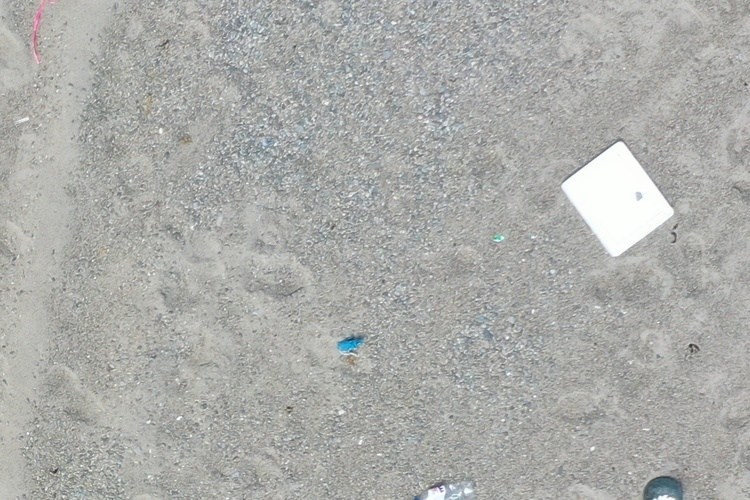
#> input picture ImageStitching/CD_77773-77780/CD_77779.jpg, 750 x 500 px, shrunk from 1200 x 800 before the run, found by its file name
$ python match.py
#> lines starting #> are read from the running program, lines starting #| are printed output that depends on the picture
from os import XATTR_SIZE_MAX
import cv2 as cv
import numpy as np
from matplotlib import pyplot as plt

img = cv.imread('ImageStitching/CD_77773-77780/CD_77779.jpg',0)
#> img: shape (500, 750); min 40, max 255, mean 171.8
img2 = cv.imread('ImageStitching/CD_77773-77780/CD_77780.jpg',0)
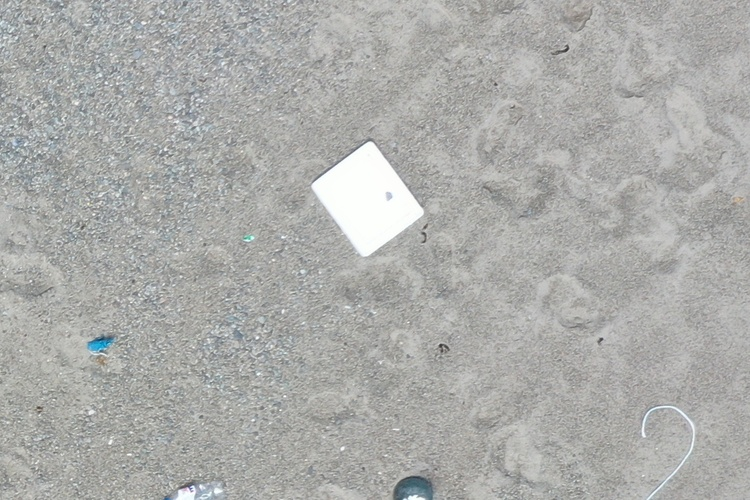
#> input picture ImageStitching/CD_77773-77780/CD_77780.jpg, 750 x 500 px, shrunk from 1200 x 800 before the run, found by its file name
#> img2: shape (500, 750); min 41, max 255, mean 171.9
stitchedimg = cv.imread('ImageStitching/CD_77773-77780/CD_77779-CD_77780.jpg',0)
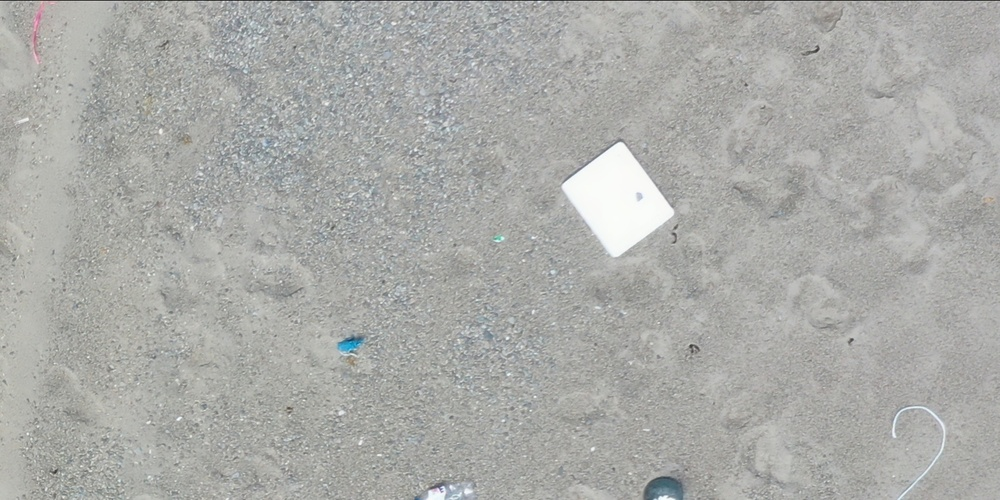
#> input picture ImageStitching/CD_77773-77780/CD_77779-CD_77780.jpg, 1000 x 500 px, shrunk from 1599 x 800 before the run, found by its file name
#> stitchedimg: shape (500, 1000); min 49, max 254, mean 170.7

tempshape = 300

template = img[0:tempshape,0:tempshape]
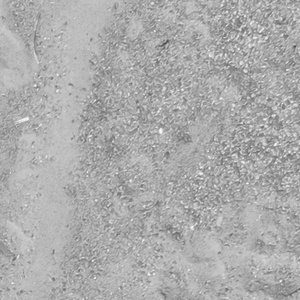
#> template: shape (300, 300); min 73, max 254, mean 172.1
template2 = img2[0:tempshape,0:tempshape]
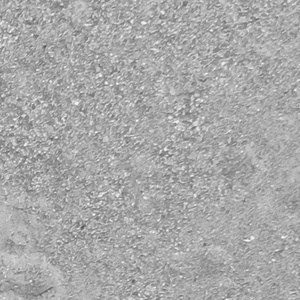
#> template2: shape (300, 300); min 79, max 255, mean 168.6
w, h = template.shape[::-1]
#> w = 300; h = 300

#> (the run stopped early here; a loop or call above may not have finished)
